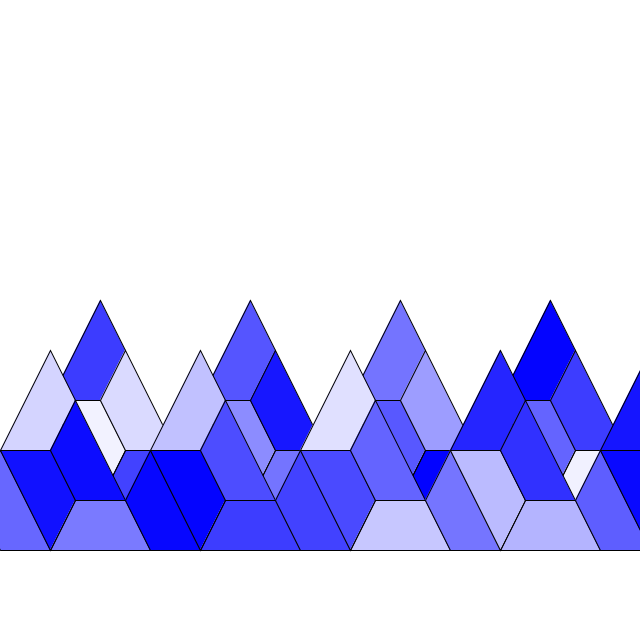
Frame 1 (no input)
Frame 60 (the mouse pressed at the canvas centre just before this capture): identical to frame 1, image omitted
Frame 120 (the mouse held since frame 60 and released just before this capture): identical to frame 1, image omitted

The Processing sketch that drew this single still picture (run headless with seeded random() and noise(); from frame 60 on, the mouse is pressed at the canvas centre):

// Processing sketch: jour1_monDessin2
// ── jour1_monDessin2.pde
int X = 640; // taille x fenêtre
int Y = 640; // taille y fenêtre
int DXY = 0; // position de départ XY
int l = 100; // longuer
void settings() {
  // J'ai utilisé Gemini pour cette fonction settings, car j'essayais d'utiliser size(X, Y) dans setup, et ça ne marchait pas.
  // son explication : Processing construit la fenêtre avant de lire tes variables, donc size() dans le setup() n'accepte que des chiffres fixes, pas de variables.
  size(X, Y);
}


void setup(){
  
  // couleur de fond : blanc
  background(255);
  //fill(255,0,0);
  translate(0,400);

  
  for (int i = 0; i < 4; i++){
  trapeze();
  translate(l, 0);
  trapeze2();
  translate(-l/2, 0);
  trapeze3();
  translate(0,-l);
  trapeze5();
  translate(l/4,l/2);
  trapeze();
  translate(-l/4, l/2);
  translate(l,0);
  }
  
  translate(-l*6 - l/2, l/2);
  for (int i = 0; i < 5; i++){
    trapeze();
    translate(l, 0);
    trapeze2();
    translate(-l/2, 0);
    trapeze3();
    translate(0,-l);
    trapeze5();
    translate(l/4,l/2);
    trapeze();
    translate(-l/4, l/2);
    translate(l,0);
  }

  
  /*

  trapeze2();
  fill(0,0,255);
  trapeze3();
  fill(0,0,0);
  trapeze4();
  */
}

void exemple(){
    // haut-gauche; haut-droit; bas-droit; bas-gauche
  // x y
  fill(150);
  quad(10, 10, // haut gauche (xy)
       250, 10, // haut droit (xy)
       250, 250, // bas droit (xy)
       10, 250  // bas gauche (xy)
  ); // carré
}


void trapezeDEF(){
  quad(DXY+l/4, DXY+l/2, // haut gauche (xy)
       DXY+l/2, DXY, // haut droit (xy)
       DXY+l, DXY+l, // bas droit (xy)
       DXY+l/2, DXY+l  // bas gauche (xy)
  );
}


void trapeze(){
  int r = (int) random(0, 255);
  fill(r,r,255);
  quad(DXY+l/4, DXY+l/2, // haut gauche (xy)
       DXY+l/2, DXY, // haut droit (xy)
       DXY+l, DXY+l, // bas droit (xy)
       DXY+l/2, DXY+l  // bas gauche (xy)
  );
}

void trapeze2(){
  int r = (int) random(0, 255);
  fill(r,r,255);
  quad(DXY+l/4, DXY+l/2, // haut gauche (xy)
       DXY+l/2+l/4, DXY+l/2, // haut droit (xy)
       DXY+l, DXY+l, // bas droit (xy)
       DXY, DXY+l  // bas gauche (xy)
  );
}

void trapeze3(){
  int r = (int) random(0, 255);
  fill(r,r,255);
  quad(DXY, DXY, // haut gauche (xy)
       DXY+l/2, DXY, // haut droit (xy)
       DXY+l/2+l/4, DXY+l/2, // bas droit (xy)
       DXY+l/2, DXY+l  // bas gauche (xy)
  );
}

void trapeze4(){
  int r = (int) random(0, 255);
  fill(r,r,255);
  quad(
         DXY, DXY,  // haut gauche (xy)
         DXY+l, DXY, // haut droit (xy)
         DXY+l/2+l/4, DXY+l/2, // bas droit (xy)
         DXY+l/4, DXY+l/2 // bas gauche (xy)

  );
}


void trapeze5(){
  int r = (int) random(0, 255);
  fill(r,r,255);
  quad(DXY+l/2, DXY, // haut gauche (xy)
       DXY+l-l/4, DXY + l/2, // haut droit (xy)
       DXY+l/2, DXY+l, // bas droit (xy)
       DXY, DXY+l  // bas gauche (xy)
  );
}



void draw(){
  }
